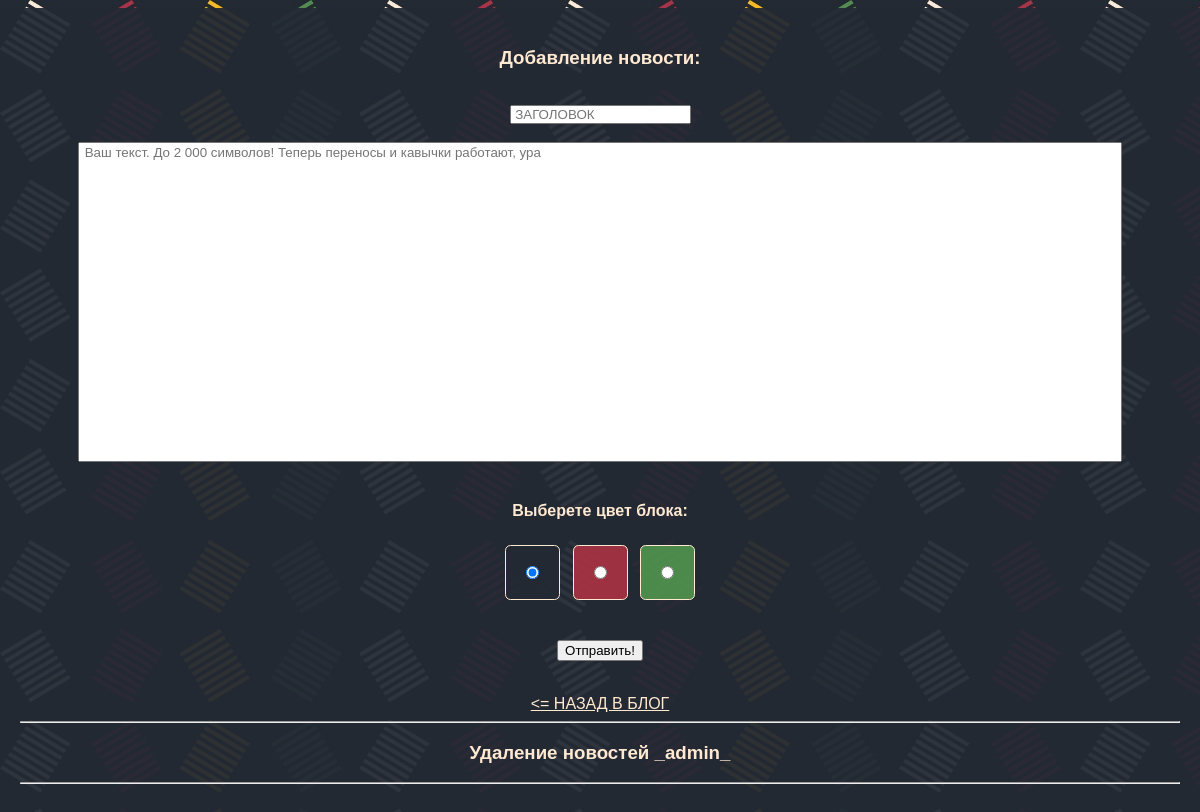
The page /blog/blog_manage.php (signed in) on the database as committed earlier.
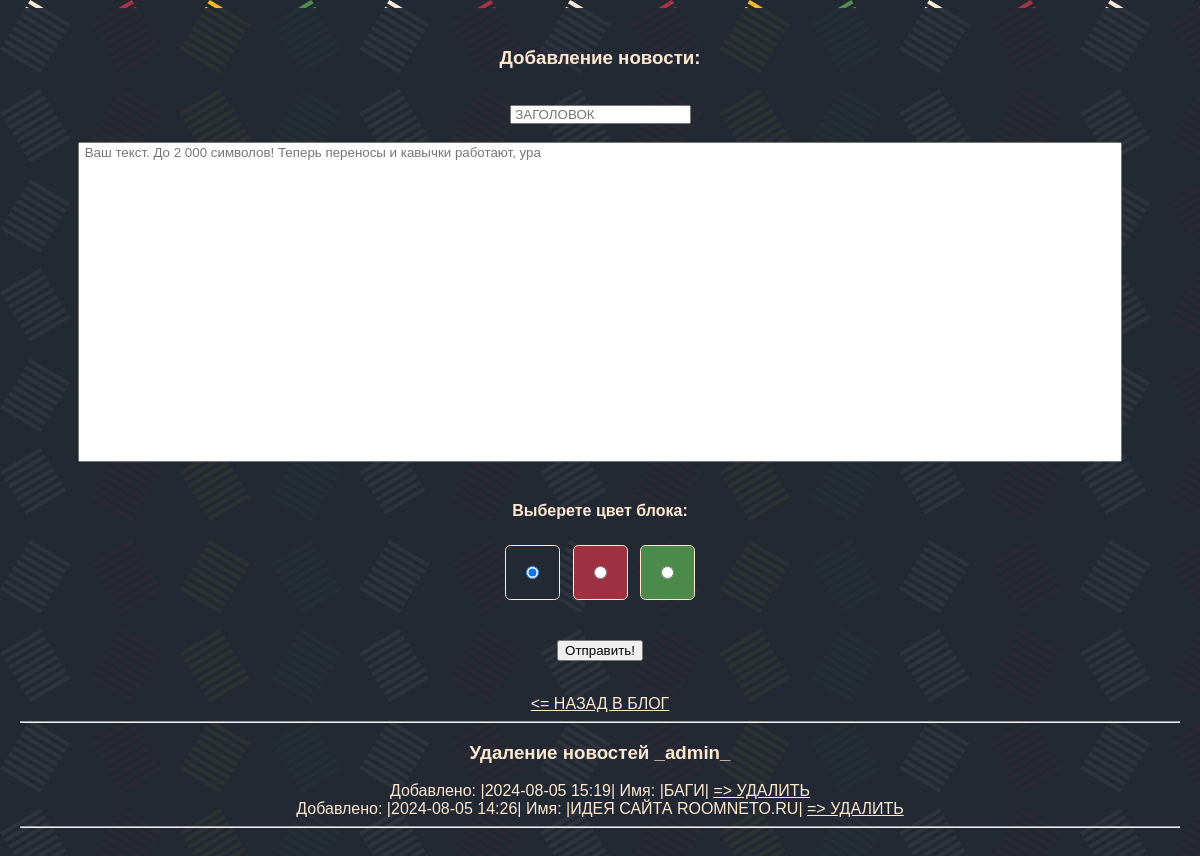
The same page on the database as committed later.
### tables this page shows
CREATE TABLE `news` (
  `id` int(11) NOT NULL,
  `date` timestamp NOT NULL DEFAULT CURRENT_TIMESTAMP,
  `author_id` int(11) DEFAULT NULL,
  `text` text,
  `color` int(4) NOT NULL DEFAULT '0',
  `theme` varchar(100) NOT NULL DEFAULT 'Без темы'
);

### blog/blog_manage.php (the view, shortened to what this page needs)
<head>
    <link rel="stylesheet" href="./manage.css">
</head>
<body>
    <div>
        <?php
        require_once '../logic/connectPDO.php';
        $author = $_SESSION['user']['login'];
        ?>
        <h3>Добавление новости:</h3>
        <form action="./BlogAddHandler.php" method="post">
            <br>
            <input type="text" name="theme" placeholder=" ЗАГОЛОВОК">
            <br><br>
            <textarea name="longText" placeholder=" Ваш текст. До 2 000 символов! Теперь переносы и кавычки работают, ура"></textarea>
            <br><br>
            <h4>Выберете цвет блока:</h4>
            <div class="radioBb"><input type="radio" id="Choice1" name="color" value="blk" checked /></div>
            <div class="radioBr"><input type="radio" id="Choice2" name="color" value="red" /></div>
            <div class="radioBg"><input type="radio" id="Choice3" name="color" value="grn" /></div>
            <br><br><br>
            <button type="submit">Отправить!</button>
        </form>
        <br>
        <a href="./blog.php">
            <= НАЗАД В БЛОГ</a>
                <hr>
                <h3>Удаление новостей _<?= $author ?>_</h3>
                <?php
                $MyId = $_SESSION['user']['id'];
                $news = $pdo->query("SELECT theme,date,id FROM news WHERE author_id = '$MyId' ORDER BY date DESC ")->fetchAll();
                foreach ($news as $new) {
                    $themeDel = $new['theme'];
                    $dateLitl = substr($new['date'], 0, -3);
                    echo 'Добавлено: |' . $dateLitl . '| Имя: |';
                    echo $themeDel . '|';
                    echo ' <a href="./BlogDelHandler.php?id=';
                    echo $new['id'];
                    echo '">=> УДАЛИТЬ</a> ';
                    echo '<br>';
                }
                ?>
                <hr>
    </div>
</body>

Rows that differ between the two databases and show on the page:
added news: date "2024-08-05 15:19", theme "БАГИ"
added news: date "2024-08-05 14:26", theme "ИДЕЯ САЙТА ROOMNETO.RU"
